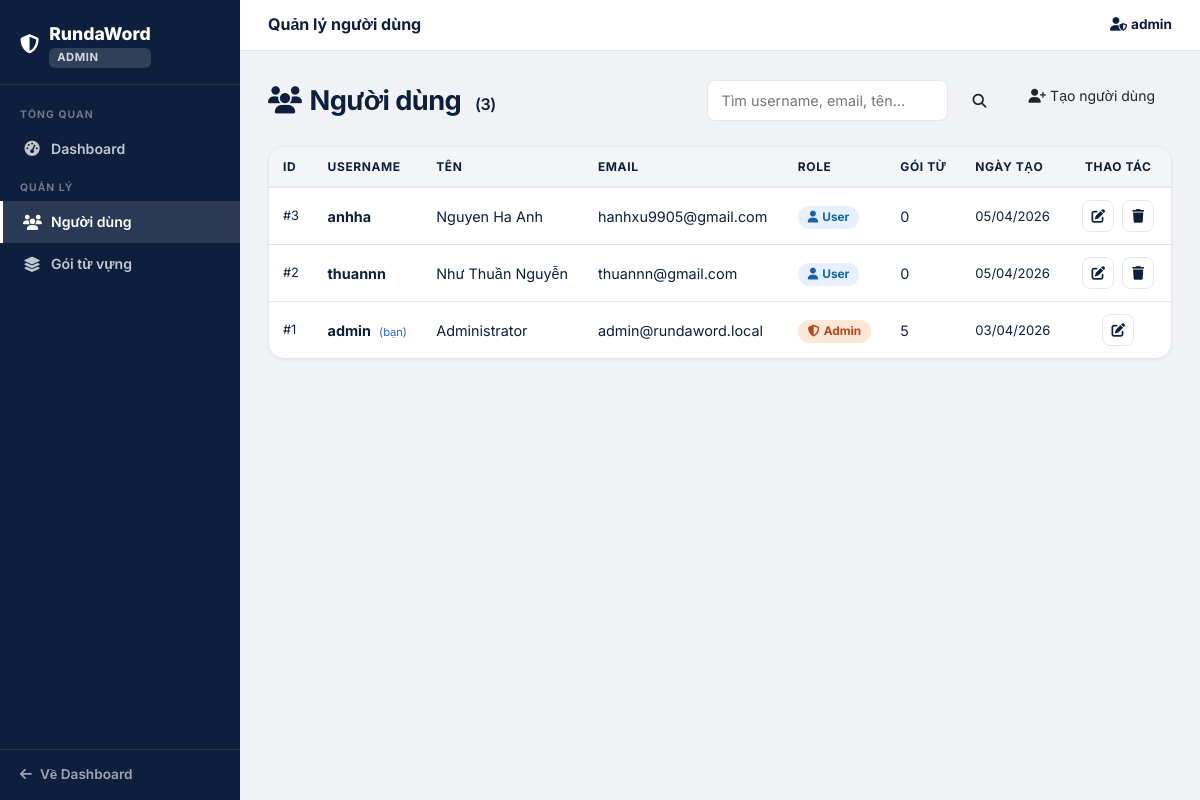
Page /admin/users (signed in) on the committed database.
### main.py (models this page shows, shortened)
class User(UserMixin, db.Model):
    __tablename__ = 'users'
    id            = db.Column(db.Integer, primary_key=True)
    username      = db.Column(db.String(50),  unique=True, nullable=False)
    name          = db.Column(db.String(100))
    email         = db.Column(db.String(120), unique=True, nullable=False)
    password_hash = db.Column(db.String(255), nullable=False)
    role          = db.Column(db.Integer, default=ROLE_USER, nullable=False)
    created_at    = db.Column(db.DateTime, default=datetime.utcnow)
    packages = db.relationship(
        'VocabPackage', backref='user', lazy=True, cascade='all, delete-orphan',
        foreign_keys='VocabPackage.user_id'
    )
    saved_packages = db.relationship(
        'VocabPackage', secondary=user_saved_packages,
        backref=db.backref('saved_by', lazy='dynamic'), lazy='dynamic'
    )

### main.py (the view)
@app.route('/admin/users')
@admin_required
def admin_users():
    q     = request.args.get('q', '').strip()
    query = User.query
    if q:
        query = query.filter(
            (User.username.ilike(f'%{q}%')) | (User.email.ilike(f'%{q}%')) | (User.name.ilike(f'%{q}%'))
        )
    users = query.order_by(User.created_at.desc()).all()
    return render_template('admin/users.html', users=users, search_query=q)

### main.py (called while the page is built)
def admin_required(f):
    @wraps(f)
    def decorated(*args, **kwargs):
        if not current_user.is_authenticated or current_user.role != ROLE_ADMIN:
            abort(403)
        return f(*args, **kwargs)
    return decorated

@login_manager.user_loader
def load_user(user_id):
    return User.query.get(int(user_id))

### templates/admin/users.html (shortened to what this page needs)
{% extends "admin/base_admin.html" %}
{% block topbar_title %}Quản lý người dùng{% endblock %}
{% block content %}
<div class="d-flex justify-content-between align-items-center mb-4 flex-wrap gap-3">
    <div class="page-title mb-0">
        <i class="fas fa-users me-2"></i>Người dùng
        <span style="font-size:1rem;color:var(--muted);font-weight:600;margin-left:8px;">({{ users|length }})</span>
    </div>
    <div class="d-flex gap-2 flex-wrap">
        <form method="GET" class="admin-search">
            <input type="text" name="q" placeholder="Tìm username, email, tên..."
                value="{{ search_query or '' }}">
            <button type="submit" class="btn btn-navy btn-sm px-3">
                <i class="fas fa-search"></i>
            </button>
        </form>
        <a href="{{ url_for('admin_create_user') }}" class="btn btn-navy btn-sm px-3">
            <i class="fas fa-user-plus me-1"></i>Tạo người dùng
        </a>
    </div>
</div>
<div class="rw-card" style="padding:0;overflow:hidden;">
    {% if users %}
    <table class="admin-table">
        <thead>
            <tr>
                <th>ID</th>
                <th>Username</th>
                <th>Tên</th>
                <th>Email</th>
                <th>Role</th>
                <th>Gói từ</th>
                <th>Ngày tạo</th>
                <th style="text-align:center;">Thao tác</th>
            </tr>
        </thead>
        <tbody>
            {% for user in users %}
            <tr>
                <td style="color:var(--muted);font-size:0.8rem;">#{{ user.id }}</td>
                <td>
                    <strong>{{ user.username }}</strong>
                    {% if user.id == current_user.id %}
                    <span style="font-size:0.7rem;color:var(--accent);margin-left:4px;">(bạn)</span>
                    {% endif %}
                </td>
                <td>{{ user.name or '—' }}</td>
                <td>{{ user.email }}</td>
                <td>
                    {% if user.role == 1 %}
                    <span class="admin-badge admin-badge-admin"><i class="fas fa-shield-alt me-1"></i>Admin</span>
                    {% else %}
                    <span class="admin-badge admin-badge-user"><i class="fas fa-user me-1"></i>User</span>
                    {% endif %}
                </td>
                <td>{{ user.packages | length }}</td>
                <td style="font-size:0.82rem;color:var(--muted);">
                    {{ user.created_at.strftime('%d/%m/%Y') }}
                </td>
                <td style="text-align:center;white-space:nowrap;">
                    <a href="{{ url_for('admin_edit_user', user_id=user.id) }}"
                       class="admin-action-btn" title="Chỉnh sửa">
                        <i class="fas fa-edit"></i>
                    </a>
                    {% if user.id != current_user.id %}
                    <button type="button" class="admin-action-btn danger" title="Xóa"
                        data-username="{{ user.username }}"
                        data-delete-url="{{ url_for('admin_delete_user', user_id=user.id) }}"
                        onclick="confirmDelete(this)">
                        <i class="fas fa-trash"></i>
                    </button>
                    {% endif %}
                </td>
            </tr>
            {% endfor %}
        </tbody>
    </table>
    {% else %}
    <div class="text-center py-5">
        <i class="fas fa-users fa-2x mb-3" style="color:var(--muted)"></i>
        <p class="text-muted mb-0">Không tìm thấy người dùng nào.</p>
    </div>
    {% endif %}
</div>
{% endblock %}

### templates/admin/base_admin.html (shortened to what this page needs)
<!DOCTYPE html>
<html lang="vi">
<head>
    <link href="https://cdn.jsdelivr.net/npm/bootstrap@5.3.0/dist/css/bootstrap.min.css" rel="stylesheet">
    <link href="https://cdnjs.cloudflare.com/ajax/libs/font-awesome/6.4.0/css/all.min.css" rel="stylesheet">
    <link href="{{ url_for('static', filename='css/main.css') }}" rel="stylesheet">
</head>
<body>
<div class="admin-shell">
    <aside class="admin-sidebar">
        <div class="admin-sidebar-brand">
            <a href="{{ url_for('admin_dashboard') }}">
                <i class="fas fa-shield-alt" style="font-size:1.2rem;"></i>
                <div>
                    RundaWord
                    <div class="admin-badge-label">ADMIN</div>
                </div>
            </a>
        </div>
        <nav class="admin-nav">
            <div class="admin-nav-section">Tổng quan</div>
            <a href="{{ url_for('admin_dashboard') }}"
               class="{{ 'active' if request.endpoint == 'admin_dashboard' else '' }}">
                <i class="fas fa-tachometer-alt"></i> Dashboard
            </a>
            <div class="admin-nav-section">Quản lý</div>
            <a href="{{ url_for('admin_users') }}"
               class="{{ 'active' if request.endpoint in ['admin_users', 'admin_create_user', 'admin_edit_user', 'admin_delete_user'] else '' }}">
                <i class="fas fa-users"></i> Người dùng
            </a>
            <a href="{{ url_for('admin_packages') }}"
               class="{{ 'active' if request.endpoint in ['admin_packages', 'admin_toggle_public', 'admin_delete_package'] else '' }}">
                <i class="fas fa-layer-group"></i> Gói từ vựng
            </a>
        </nav>
        <div class="admin-sidebar-footer">
            <a href="{{ url_for('dashboard') }}">
                <i class="fas fa-arrow-left"></i> Về Dashboard
            </a>
        </div>
    </aside>
    <div class="admin-main">
        <div class="admin-topbar">
            <div class="admin-topbar-title">{% block topbar_title %}Admin Panel{% endblock %}</div>
            <div class="admin-topbar-user">
                <i class="fas fa-user-shield me-1"></i>{{ current_user.username }}
            </div>
        </div>
        <div class="admin-content">
            {% block content %}{% endblock %}
        </div>
    </div>
</div>
</body>
</html>

### static/css/main.css (style rules this page uses)
:root { --navy: #0d1f3c; --navy-deep: #071020; --navy-mid: #1c3358; --white: #ffffff; --off-white: #f4f5f7; --bg: #f4f5f7; --border: #e3e7ed; --border-light: #edf0f4; --text: #0d1f3c; --text-muted: #7a8899; --text-light: #a0aab5; --green: #27ae60; --green-bg: #e8f8f0; --green-text: #1a7a43; --accent: #2563eb; --red: #e74c3c; --red-bg: #fdf2f2; --shadow-xs: 0 1px 3px rgba(13,31,60,0.06); --shadow-sm: 0 2px 8px rgba(13,31,60,0.08); --shadow-md: 0 4px 20px rgba(13,31,60,0.10); --shadow-lg: 0 8px 40px rgba(13,31,60,0.14); --r-sm: 8px; --r-md: 12px; --r-lg: 16px; --r-xl: 20px; }
*, *::before, *::after { box-sizing: border-box; margin: 0; padding: 0; }
html { scroll-behavior: smooth; overflow-y: scroll; }
body { font-family: 'Inter', sans-serif; background: var(--bg); color: var(--text); font-size: 14px; line-height: 1.6; -webkit-font-smoothing: antialiased; min-height: 100vh; display: flex; flex-direction: column; }
.rw-card { background: white; border-radius: var(--r-lg); border: 1px solid var(--border); padding: 24px; box-shadow: var(--shadow-xs); }
.page-title { font-family: 'Playfair Display', serif; font-weight: 700; font-size: 1.7rem; color: var(--navy); margin-bottom: 4px; letter-spacing: -0.02em; }

### rows in the picture
User: username "admin", id "1", shows "(bạn)", name "Administrator", email "admin@rundaword.local", role 1 (drawn), packages|length "5", created_at "03/04/2026"
User: id "3", username "anhha", name "Nguyen Ha Anh", email "hanhxu9905@gmail.com", role 0 (drawn), packages|length "0", created_at "05/04/2026"
User: id "2", username "thuannn", name "Như Thuần Nguyễn", email "thuannn@gmail.com", role 0 (drawn), packages|length "0", created_at "05/04/2026"

### other values in the picture
{{ users|length }} "3"
